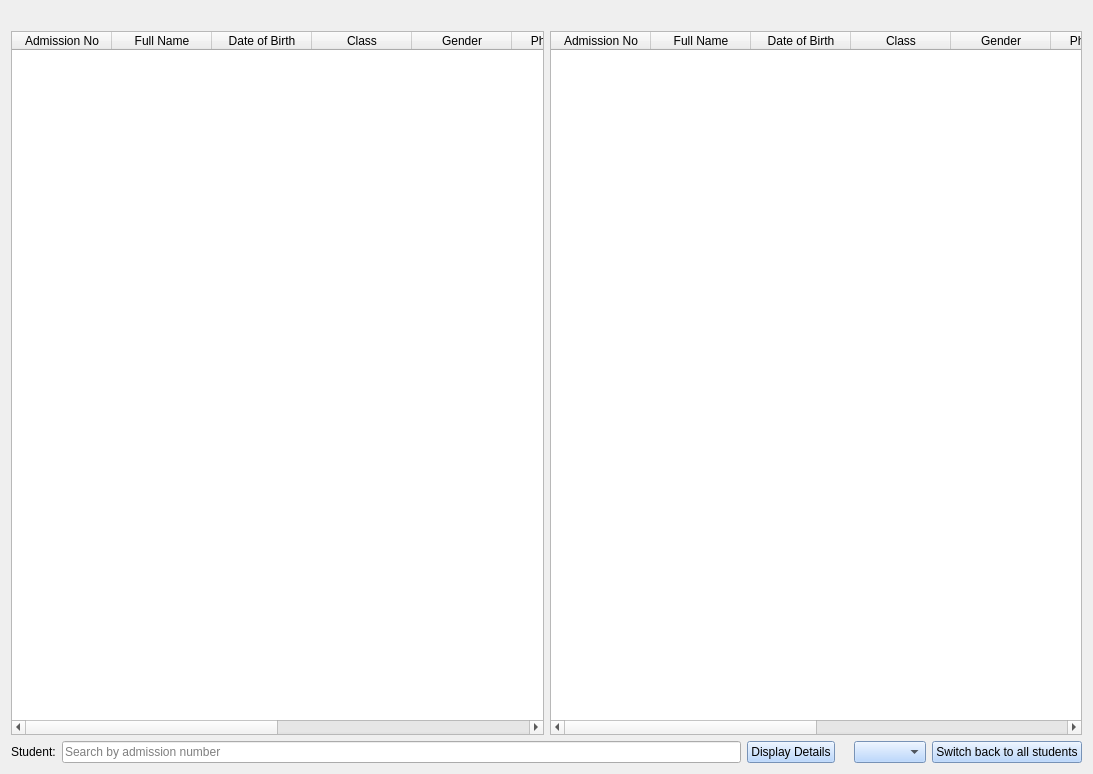
<?xml version="1.0" encoding="UTF-8"?>
<ui version="4.0">
 <class>Form</class>
 <widget class="QWidget" name="Form">
  <property name="geometry">
   <rect>
    <x>0</x>
    <y>0</y>
    <width>1093</width>
    <height>774</height>
   </rect>
  </property>
  <property name="windowTitle">
   <string>Students List</string>
  </property>
  <property name="windowIcon">
   <iconset>
    <normaloff>studentlist_icon.png</normaloff>studentlist_icon.png</iconset>
  </property>
  <property name="styleSheet">
   <string notr="true">font: 12pt &quot;MS Shell Dlg 2&quot;;

QPushButton{
background-color: rgb(167, 205, 255);
}</string>
  </property>
  <layout class="QVBoxLayout" name="verticalLayout_3">
   <item>
    <layout class="QHBoxLayout" name="horizontalLayout_3">
     <item>
      <layout class="QVBoxLayout" name="verticalLayout_2">
       <item>
        <widget class="QLabel" name="total_label">
         <property name="styleSheet">
          <string notr="true">color: rgb(102, 0, 153);
font: 75 12pt &quot;MS Shell Dlg 2&quot;;</string>
         </property>
         <property name="text">
          <string/>
         </property>
        </widget>
       </item>
       <item>
        <widget class="QTableWidget" name="tableWidget">
         <property name="sizePolicy">
          <sizepolicy hsizetype="Expanding" vsizetype="Expanding">
           <horstretch>0</horstretch>
           <verstretch>0</verstretch>
          </sizepolicy>
         </property>
         <property name="autoFillBackground">
          <bool>false</bool>
         </property>
         <property name="frameShape">
          <enum>QFrame::StyledPanel</enum>
         </property>
         <property name="alternatingRowColors">
          <bool>true</bool>
         </property>
         <property name="showGrid">
          <bool>true</bool>
         </property>
         <attribute name="horizontalHeaderStretchLastSection">
          <bool>false</bool>
         </attribute>
         <attribute name="verticalHeaderVisible">
          <bool>true</bool>
         </attribute>
         <column>
          <property name="text">
           <string>Admission No</string>
          </property>
         </column>
         <column>
          <property name="text">
           <string>Full Name</string>
          </property>
         </column>
         <column>
          <property name="text">
           <string>Date of Birth</string>
          </property>
         </column>
         <column>
          <property name="text">
           <string>Class</string>
          </property>
         </column>
         <column>
          <property name="text">
           <string>Gender</string>
          </property>
         </column>
         <column>
          <property name="text">
           <string>Photograph</string>
          </property>
         </column>
         <column>
          <property name="text">
           <string>Address</string>
          </property>
         </column>
         <column>
          <property name="text">
           <string>Parent No</string>
          </property>
         </column>
         <column>
          <property name="text">
           <string>Reg Date &amp; Time</string>
          </property>
         </column>
         <column>
          <property name="text">
           <string>Last Modified</string>
          </property>
         </column>
        </widget>
       </item>
      </layout>
     </item>
     <item>
      <layout class="QVBoxLayout" name="verticalLayout">
       <item>
        <widget class="QLabel" name="total_label_2">
         <property name="styleSheet">
          <string notr="true">color: rgb(106, 0, 159);
font: 75 12pt &quot;MS Shell Dlg 2&quot;;</string>
         </property>
         <property name="text">
          <string/>
         </property>
        </widget>
       </item>
       <item>
        <widget class="QTableWidget" name="tableWidget_2">
         <property name="alternatingRowColors">
          <bool>true</bool>
         </property>
         <property name="showGrid">
          <bool>false</bool>
         </property>
         <property name="sortingEnabled">
          <bool>false</bool>
         </property>
         <property name="wordWrap">
          <bool>true</bool>
         </property>
         <attribute name="verticalHeaderVisible">
          <bool>true</bool>
         </attribute>
         <column>
          <property name="text">
           <string>Admission No</string>
          </property>
         </column>
         <column>
          <property name="text">
           <string>Full Name</string>
          </property>
         </column>
         <column>
          <property name="text">
           <string>Date of Birth</string>
          </property>
         </column>
         <column>
          <property name="text">
           <string>Class</string>
          </property>
         </column>
         <column>
          <property name="text">
           <string>Gender</string>
          </property>
         </column>
         <column>
          <property name="text">
           <string>Photograph</string>
          </property>
         </column>
         <column>
          <property name="text">
           <string>Address</string>
          </property>
         </column>
         <column>
          <property name="text">
           <string>Parent No</string>
          </property>
         </column>
         <column>
          <property name="text">
           <string>Reg Date &amp; Time</string>
          </property>
         </column>
         <column>
          <property name="text">
           <string>Last Modified</string>
          </property>
         </column>
        </widget>
       </item>
      </layout>
     </item>
    </layout>
   </item>
   <item>
    <layout class="QHBoxLayout" name="horizontalLayout_2">
     <item>
      <widget class="QLabel" name="stud_search_label">
       <property name="text">
        <string>Student:</string>
       </property>
      </widget>
     </item>
     <item>
      <widget class="QLineEdit" name="stud_search_lineEdit">
       <property name="placeholderText">
        <string>Search by admission number</string>
       </property>
      </widget>
     </item>
     <item>
      <widget class="QPushButton" name="stud_search_btn">
       <property name="styleSheet">
        <string notr="true">QPushButton{
background-color: rgb(167, 205, 255);
}</string>
       </property>
       <property name="text">
        <string>Display Details</string>
       </property>
      </widget>
     </item>
     <item>
      <widget class="QLabel" name="response_label">
       <property name="styleSheet">
        <string notr="true">color: rgb(255, 0, 0);
font: 75 11pt &quot;MS Shell Dlg 2&quot;;</string>
       </property>
       <property name="text">
        <string/>
       </property>
      </widget>
     </item>
     <item>
      <layout class="QHBoxLayout" name="horizontalLayout">
       <item>
        <widget class="QComboBox" name="class_comboBox">
         <property name="styleSheet">
          <string notr="true">background-color: rgb(167, 205, 255);
</string>
         </property>
        </widget>
       </item>
       <item>
        <widget class="QPushButton" name="switch_btn">
         <property name="styleSheet">
          <string notr="true">background-color: rgb(167, 205, 255);</string>
         </property>
         <property name="text">
          <string>Switch back to all students</string>
         </property>
        </widget>
       </item>
      </layout>
     </item>
    </layout>
   </item>
  </layout>
 </widget>
 <resources/>
 <connections/>
</ui>
